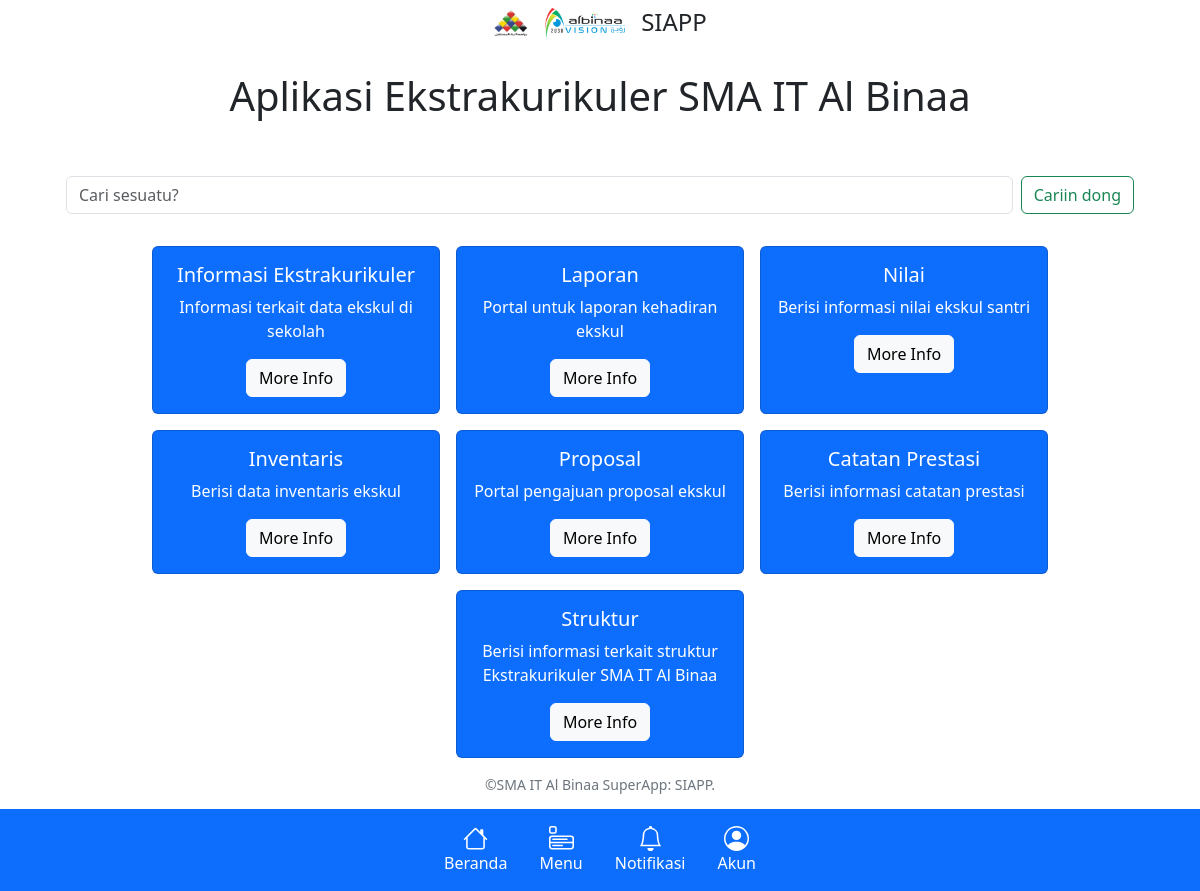
The app's page /ekskul/, older data.
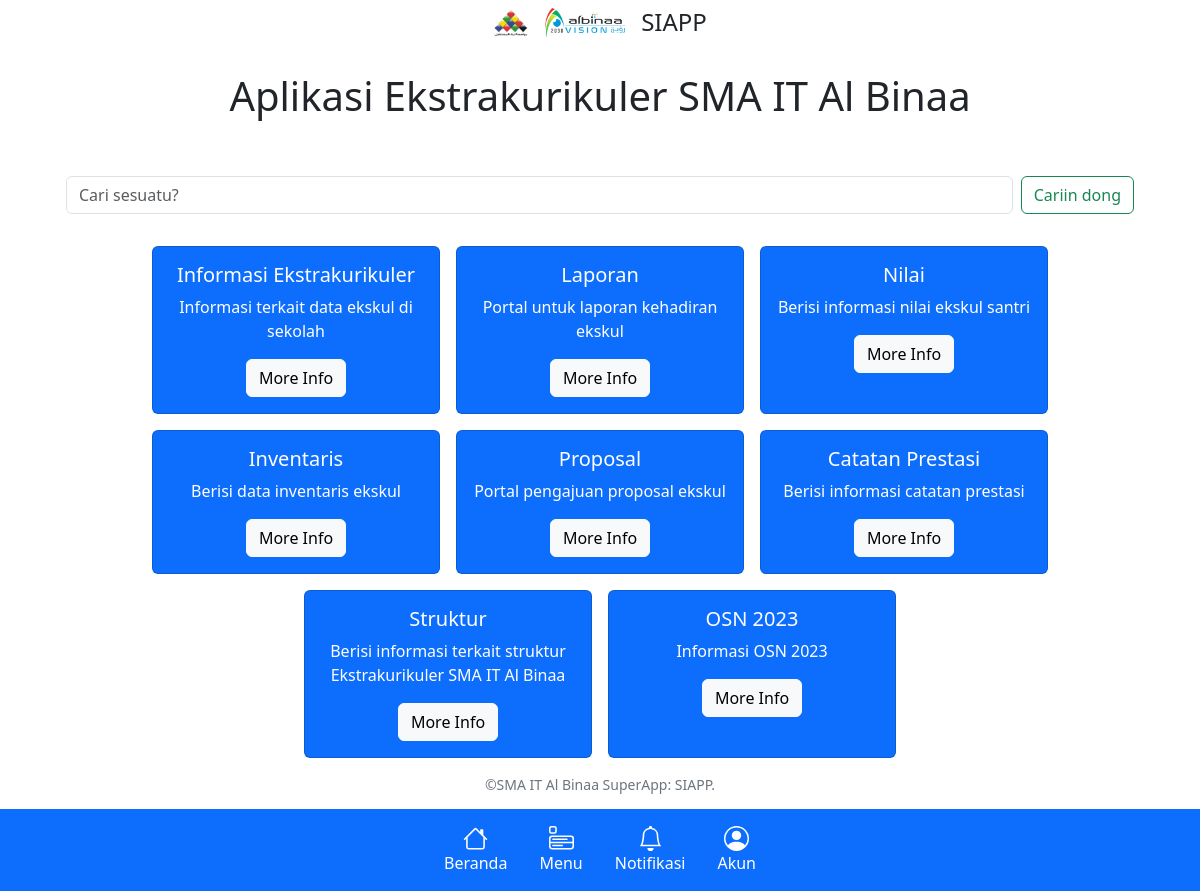
The same page, newer data.
### deskripsi/models.py (models this page shows, shortened)
class DeskripsiEkskul(models.Model):
    app = models.ForeignKey('DeskripsiHome', on_delete=models.CASCADE, null=True, blank=True)
    nama_aplikasi = models.CharField(max_length=100)
    deskripsi = models.CharField(max_length=200)
    url = models.CharField(max_length=100, default="ekskul:data-index")
    color = models.CharField(max_length=50, default="primary")

### deskripsi/views.py (the view)
# urls.py: path('ekskul/', deskripsi.views.ekskul_view, name='ekskul-page'),
def ekskul_view(request):
    q = request.GET.get('q') if request.GET.get('q') is not None else ''
    ekskul_data = DeskripsiEkskul.objects.filter(Q(nama_aplikasi__icontains=q) | Q(deskripsi__icontains=q))
    context = {
        'ekskul_data': ekskul_data
    }
    return render(request, 'ekskul.html', context)

### templates/ekskul.html (shortened to what this page needs)
{% extends 'base.html' %}
{% block content %}
    <div class="mt-5 p-4 text-center">
        <h1>Aplikasi Ekstrakurikuler SMA IT Al Binaa</h1>
    </div>
    <div class="container text-center">
        <form class="d-flex my-4 mx-4" role="search" method="get" action="{% url 'ekskul-page' %}">
            <input class="form-control me-2" name="q" type="text" placeholder="Cari sesuatu?" aria-label="Search">
            <input class="btn btn-outline-success" type="submit" value="Cariin dong">
        </form>
        <div class="d-flex flex-wrap justify-content-center">
            {% if ekskul_data %}
                {% for ekskul_datum in ekskul_data %}
                    <div class="card m-2 text-bg-{{ ekskul_datum.color }}" style="width: 18rem;">
                        <div class="card-body">
                            <h5 class="card-title">{{ ekskul_datum.nama_aplikasi }}</h5>
                            <p class="card-text">{{ ekskul_datum.deskripsi }}</p>
                            <a href="{% with ekskul_datum.url as link %}{% url link %}{% endwith %}" class="btn btn-light">More Info</a>
                        </div>
                    </div>
                {% endfor %}
            {% endif %}
        </div>
    </div>
{% endblock %}

Row changes from the older to the newer data that the page shows:
added DeskripsiEkskul: nama_aplikasi "OSN 2023", deskripsi "Informasi OSN 2023"
